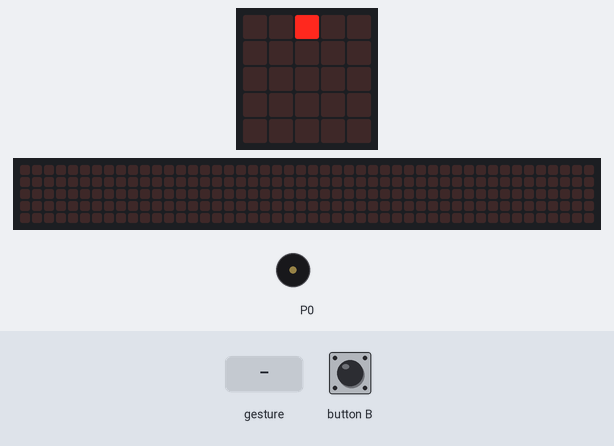
A program run on a simulated BBC micro:bit (MakeCode). On the bench: the board's 5×5 LED display, a strip that is not on the board, showing the scrolling text unrolled, buzzer (waves = sounding). Inputs (shaded band) come from the test bench. A tilt is held for 1.5 s and a shake lasts 1 s, then the board lies face up again; the 48×5 strip is a reading aid, not a part: it shows the text the display is scrolling, unrolled, one strip-width of it at a time.

Above: at 1.2 s.
1.3 s: gesture 'shake'
At 1.41 s:
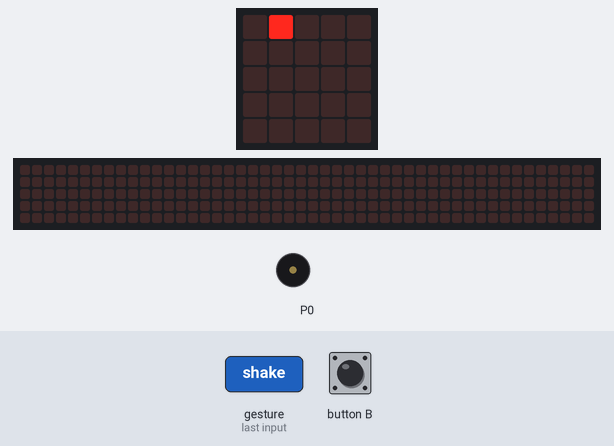
At 3.0 s:
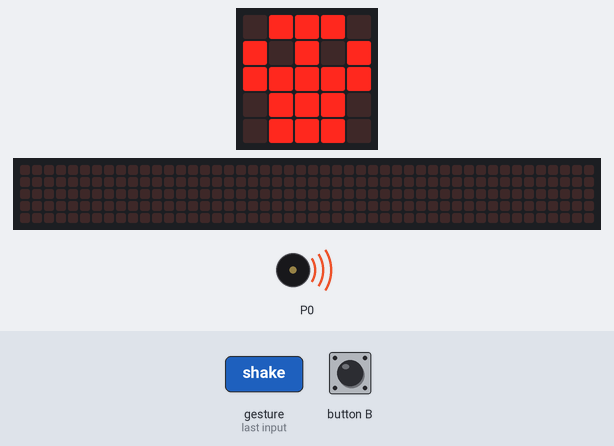
3.7 s: button B pressed for 0.15 s
At 3.97 s:
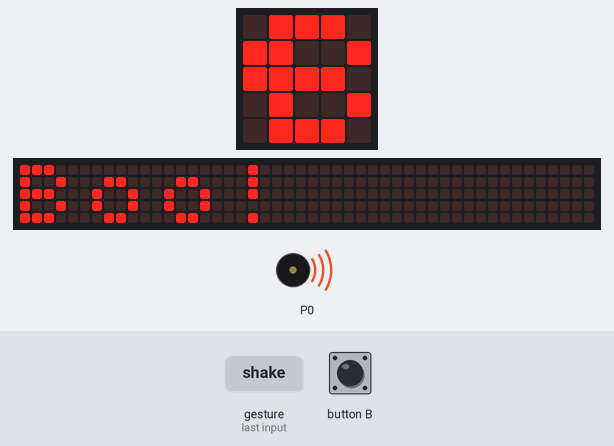
4.4 s: sound turns loud
7.4 s: gesture 'shake'
At 14.2 s:
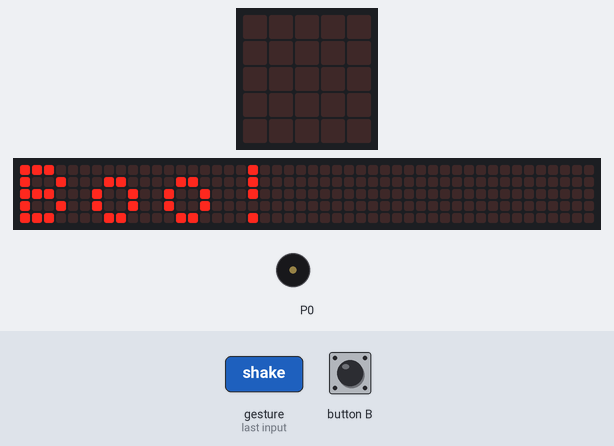
16.3 s: button B pressed for 0.15 s
17.0 s: button B pressed for 0.15 s
Timing chart, 0 to 20.0 s (numbered marks = the images above; inputs shaded):
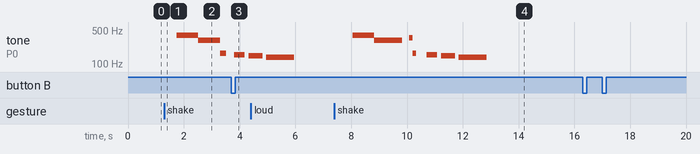

The program:

main.ts
```typescript
input.onSound(DetectedSound.Loud, function () {
    sprite.delete()
    Vie = -1
    for (let index = 0; index < 2; index++) {
        basic.showIcon(IconNames.Ghost)
    }
    basic.showString("CHUT")
})
input.onButtonPressed(Button.B, function () {
    if (sprite.get(LedSpriteProperty.X) == 2) {
        Vie += 1
    } else {
        Vie = -1
    }
})
input.onGesture(Gesture.Shake, function () {
    Boo()
})
function Boo () {
    sprite.delete()
    Vie = -1
    music.setVolume(255)
    music._playDefaultBackground(music.builtInPlayableMelody(Melodies.Dadadadum), music.PlaybackMode.InBackground)
    for (let index = 0; index < 3; index++) {
        basic.showIcon(IconNames.Skull)
    }
    music._playDefaultBackground(music.builtInPlayableMelody(Melodies.Wawawawaa), music.PlaybackMode.InBackground)
    basic.showString("Boo!")
}
let Vie = 0
let sprite: game.LedSprite = null
sprite = game.createSprite(0, 0)
Vie = -1
basic.forever(function () {
    sprite.move(1)
    sprite.ifOnEdgeBounce()
    basic.pause(200)
    led.plot(Vie, 4)
    if (Vie == 3) {
        Boo()
        basic.pause(1000)
    }
})
```

test.ts
```typescript
// les tests vont ici ; cela ne sera pas compilé si ce paquet est utilisé en tant qu'extension.
```

Measured:
- after the input at 1.3 s, tone on P0: silent → 392 Hz after 0.46 s, → 311 Hz 0.77 s later, → 165 Hz 0.78 s later, → silent 0.22 s later; the display: first differs from a run without the input after 0.20 s (image 2)
- after the input at 7.4 s, tone on P0: plays 392 Hz for 0.77 s, 311 Hz for 1.0 s, 349 Hz for 0.12 s, 165 Hz for 0.13 s, 156 Hz for 0.38 s, 147 Hz for 0.50 s … (7 notes in this stretch), starting after 0.66 s; the display: first differs from a run without the input after 1.0 s (image 4 shows a later state)
- what the display in image 2 shows lasts 1.8 s, from 1.5 s to 3.3 s
- what the display in image 4 shows lasts 0.7 s, from 14.0 s to 14.7 s
